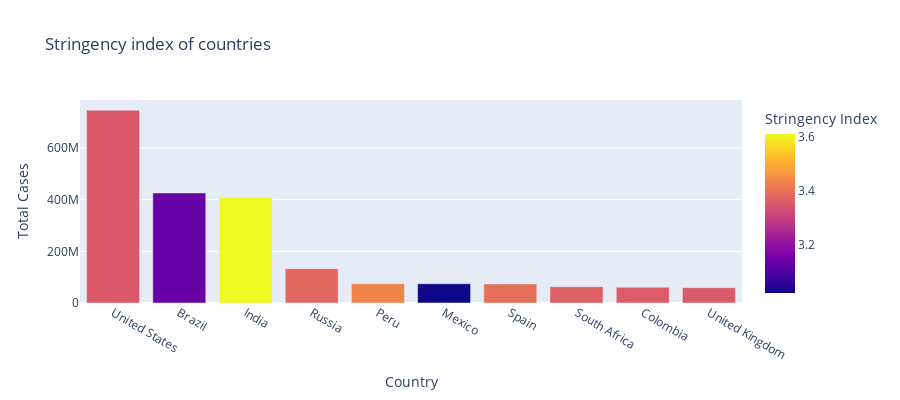

The code cell stored with this chart in its notebook:
### Markdown cell above
## Stringency index

### Code cell
figure = px.bar(Top10cases, x = 'Country', y = 'Total Cases',
                hover_data = ['Population','Total Deaths'],color = 'Stringency Index',
                height = 400, title = 'Stringency index of countries',)
figure.show()

### Figure 1 — Plotly figure (JSON) as saved in the notebook; plotly's stock layout.template omitted (floating-point values rounded to 4 significant figures)
{"data": [{"alignmentgroup": "True", "customdata": [[19.62, 26477574], [19.17, 14340567], [21.05, 7247327], [18.8, 2131571], [17.31, 3020038], [18.67, 7295850], [17.66, 5510624], [17.9, 1357682], [17.75, 1936134], [18.03, 7249573]], "hovertemplate": "Country=%{x}<br>Total Cases=%{y}<br>Population=%{customdata[0]}<br>Total Deaths=%{customdata[1]}<br>Stringency Index=%{marker.color}<extra></extra>", "legendgroup": "", "marker": {"color": [3.351, 3.136, 3.611, 3.38, 3.43, 3.019, 3.394, 3.364, 3.358, 3.354], "coloraxis": "coloraxis", "pattern": {"shape": ""}}, "name": "", "offsetgroup": "", "orientation": "v", "showlegend": false, "textposition": "auto", "type": "bar", "x": ["United States", "Brazil", "India", "Russia", "Peru", "Mexico", "Spain", "South Africa", "Colombia", "United Kingdom"], "xaxis": "x", "y": [746014098, 425704517, 407771615, 132888951, 74882695, 74347548, 73717676, 63027659, 60543682, 59475032], "yaxis": "y"}], "layout": {"barmode": "relative", "coloraxis": {"colorbar": {"title": {"text": "Stringency Index"}}, "colorscale": [[0, "#0d0887"], [0.1111, "#46039f"], [0.2222, "#7201a8"], [0.3333, "#9c179e"], [0.4444, "#bd3786"], [0.5556, "#d8576b"], [0.6667, "#ed7953"], [0.7778, "#fb9f3a"], [0.8889, "#fdca26"], [1, "#f0f921"]]}, "height": 400, "legend": {"tracegroupgap": 0}, "title": {"text": "Stringency index of countries"}, "xaxis": {"anchor": "y", "domain": [0, 1], "title": {"text": "Country"}}, "yaxis": {"anchor": "x", "domain": [0, 1], "title": {"text": "Total Cases"}}}}
